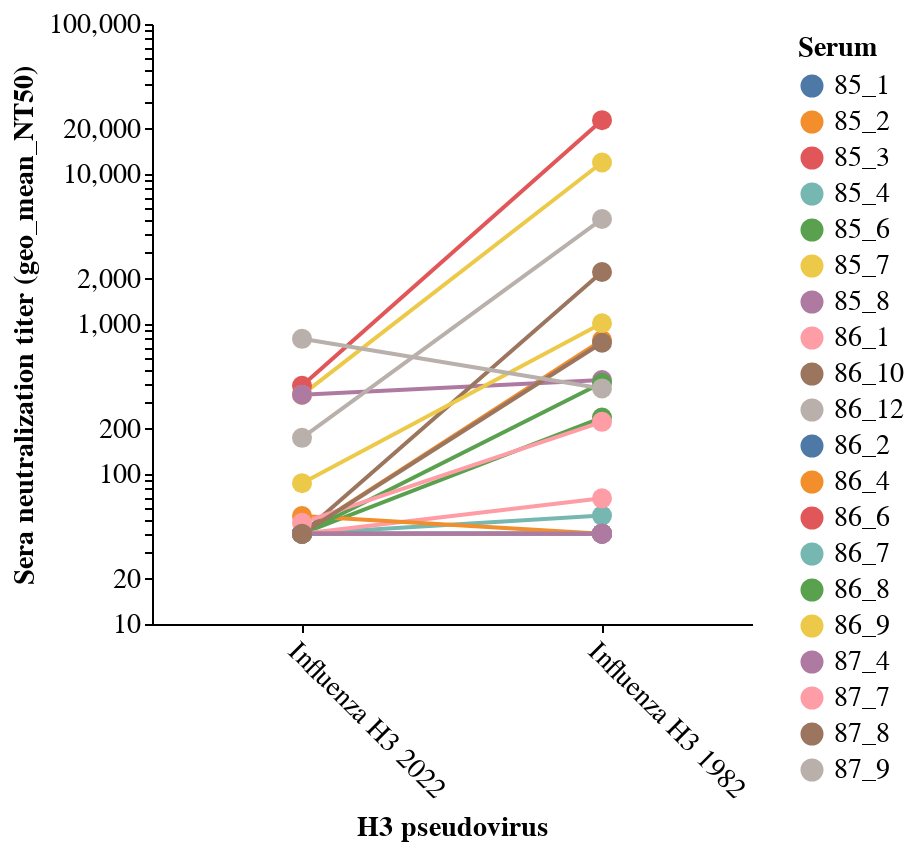

The notebook cell saved with this chart:
### Markdown cell above
## plots

### Code cell
import altair as alt

# Filter the DataFrame to exclude unwanted serum values
filtered_df = H3_IC50_mean[~H3_IC50_mean['serum'].isin(['BEI_neg'])]


# Create the chart for subtype A
chart = alt.Chart(filtered_df).mark_line(
    point=alt.OverlayMarkDef(size=100)
).encode(
    x=alt.X('virus:N', 
            title='H3 pseudovirus', 
            sort=alt.EncodingSortField('virus', order='descending'), 
            axis=alt.Axis(labelAngle=45)),
    y=alt.Y('geo_mean_NT50:Q', 
            title='Sera neutralization titer (geo_mean_NT50)', 
            scale=alt.Scale(type='log')),
    color=alt.Color('serum:N', title='Serum'),
    tooltip=[
        alt.Tooltip('serum:N', title='Serum'),
        alt.Tooltip('virus:N', title='Virus'),
        alt.Tooltip('geo_mean_NT50:Q', title='geo_mean_NT50')
    ]
).properties(
    width=300,  # Width for subtype A chart
    height=300
)

chart

### Figure 1 — Vega-Lite specification as saved in the notebook (floating-point values rounded to 4 significant figures)
{"config": {"background": "transparent", "title": {"fontSize": 20, "fontWeight": "normal", "font": "Helvetica", "anchor": "start", "color": "#000000", "orient": "top", "offset": 5, "subtitleColor": "gray", "subtitleFont": "Helvetica", "subtitleFontWeight": "normal", "subtitleFontSize": 18, "subtitlePadding": 2}, "axis": {"domain": true, "domainColor": "black", "domainWidth": 1, "grid": false, "gridColor": "#DEDDDD", "gridWidth": 0.5, "labelFont": "Helvetica", "labelFontSize": 14, "labelFlush": false, "labelFontWeight": "normal", "labelPadding": 2, "tickColor": "black", "tickSize": 4, "tickWidth": 1, "titleFont": "Helvetica", "titleAlign": "center", "titleFontWeight": "bold", "titleFontSize": 14, "titlePadding": 5}, "legend": {"labelFont": "Helvetica", "labelFontSize": 14, "symbolSize": 100, "titleFont": "Helvetica", "titleFontSize": 14, "titleFontWeight": "bold", "padding": 5, "titleLimit": 200, "gradientLength": 100}, "range": {"category": ["#4e79a7", "#f28e2c", "#e15759", "#76b7b2", "#59a14f", "#edc949", "#af7aa1", "#ff9da7", "#9c755f", "#bab0ab"], "diverging": ["#c7e9b4", "#7fcdbb", "#41b6c4", "#1d91c0", "#225ea8", "#253494"]}, "view": {"stroke": "transparent", "strokeWidth": 0}, "text": {"font": "Helvetica Light", "fontSize": 14}}, "data": {"name": "data-6bc94e13538fbd7973e222f61d71b063"}, "mark": {"type": "line", "point": {"size": 100}}, "encoding": {"color": {"field": "serum", "title": "Serum", "type": "nominal"}, "tooltip": [{"field": "serum", "title": "Serum", "type": "nominal"}, {"field": "virus", "title": "Virus", "type": "nominal"}, {"field": "geo_mean_NT50", "title": "geo_mean_NT50", "type": "quantitative"}], "x": {"axis": {"labelAngle": 45}, "field": "virus", "sort": {"field": "virus", "order": "descending"}, "title": "H3 pseudovirus", "type": "nominal"}, "y": {"field": "geo_mean_NT50", "scale": {"type": "log"}, "title": "Sera neutralization titer (geo_mean_NT50)", "type": "quantitative"}}, "height": 300, "width": 300, "$schema": "https://vega.github.io/schema/vega-lite/v5.20.1.json", "datasets": {"data-6bc94e13538fbd7973e222f61d71b063": [{"virus": "Influenza H3 1982", "serum": "85_1", "geo_mean_NT50": 40.12, "lower": 40.0, "upper": 40.24, "NT50_rep1": 40.24, "NT50_rep2": 40.0}, {"virus": "Influenza H3 1982", "serum": "85_2", "geo_mean_NT50": 780.0, "lower": 548.0, "upper": 1110.0, "NT50_rep1": 1110.0, "NT50_rep2": 548.0}, {"virus": "Influenza H3 1982", "serum": "85_3", "geo_mean_NT50": 22850.0, "lower": 22120.0, "upper": 23600.0, "NT50_rep1": 22120.0, "NT50_rep2": 23600.0}, {"virus": "Influenza H3 1982", "serum": "85_4", "geo_mean_NT50": 52.83, "lower": 41.59, "upper": 67.11, "NT50_rep1": 67.11, "NT50_rep2": 41.59}, {"virus": "Influenza H3 1982", "serum": "85_6", "geo_mean_NT50": 238.1, "lower": 138.9, "upper": 408.1, "NT50_rep1": 408.1, "NT50_rep2": 138.9}, {"virus": "Influenza H3 1982", "serum": "85_7", "geo_mean_NT50": 11930.0, "lower": 8416.0, "upper": 16910.0, "NT50_rep1": 16910.0, "NT50_rep2": 8416.0}, {"virus": "Influenza H3 1982", "serum": "85_8", "geo_mean_NT50": 423.0, "lower": 347.5, "upper": 514.8, "NT50_rep1": 347.5, "NT50_rep2": 514.8}, {"virus": "Influenza H3 1982", "serum": "86_1", "geo_mean_NT50": 68.85, "lower": 45.45, "upper": 104.3, "NT50_rep1": 104.3, "NT50_rep2": 45.45}, {"virus": "Influenza H3 1982", "serum": "86_10", "geo_mean_NT50": 2222.0, "lower": 1311.0, "upper": 3768.0, "NT50_rep1": 3768.0, "NT50_rep2": 1311.0}, {"virus": "Influenza H3 1982", "serum": "86_12", "geo_mean_NT50": 5009.0, "lower": 3197.0, "upper": 7850.0, "NT50_rep1": 7850.0, "NT50_rep2": 3197.0}, {"virus": "Influenza H3 1982", "serum": "86_2", "geo_mean_NT50": 40.0, "lower": 40.0, "upper": 40.0, "NT50_rep1": 40.0, "NT50_rep2": 40.0}, {"virus": "Influenza H3 1982", "serum": "86_4", "geo_mean_NT50": 40.0, "lower": 40.0, "upper": 40.0, "NT50_rep1": 40.0, "NT50_rep2": 40.0}, {"virus": "Influenza H3 1982", "serum": "86_6", "geo_mean_NT50": 40.0, "lower": 40.0, "upper": 40.0, "NT50_rep1": 40.0, "NT50_rep2": 40.0}, {"virus": "Influenza H3 1982", "serum": "86_7", "geo_mean_NT50": 40.0, "lower": 40.0, "upper": 40.0, "NT50_rep1": 40.0, "NT50_rep2": 40.0}, {"virus": "Influenza H3 1982", "serum": "86_8", "geo_mean_NT50": 406.1, "lower": 212.5, "upper": 776.1, "NT50_rep1": 776.1, "NT50_rep2": 212.5}, {"virus": "Influenza H3 1982", "serum": "86_9", "geo_mean_NT50": 1012.0, "lower": 838.1, "upper": 1222.0, "NT50_rep1": 1222.0, "NT50_rep2": 838.1}, {"virus": "Influenza H3 1982", "serum": "87_4", "geo_mean_NT50": 40.0, "lower": 40.0, "upper": 40.0, "NT50_rep1": 40.0, "NT50_rep2": 40.0}, {"virus": "Influenza H3 1982", "serum": "87_7", "geo_mean_NT50": 222.7, "lower": 99.25, "upper": 499.6, "NT50_rep1": 499.6, "NT50_rep2": 99.25}, {"virus": "Influenza H3 1982", "serum": "87_8", "geo_mean_NT50": 750.4, "lower": 541.2, "upper": 1041.0, "NT50_rep1": 1041.0, "NT50_rep2": 541.2}, {"virus": "Influenza H3 1982", "serum": "87_9", "geo_mean_NT50": 372.0, "lower": 241.0, "upper": 574.2, "NT50_rep1": 574.2, "NT50_rep2": 241.0}, {"virus": "Influenza H3 2022", "serum": "85_1", "geo_mean_NT50": 40.0, "lower": 40.0, "upper": 40.0, "NT50_rep1": 40.0, "NT50_rep2": 40.0}, {"virus": "Influenza H3 2022", "serum": "85_2", "geo_mean_NT50": 40.0, "lower": 40.0, "upper": 40.0, "NT50_rep1": 40.0, "NT50_rep2": 40.0}, {"virus": "Influenza H3 2022", "serum": "85_3", "geo_mean_NT50": 387.3, "lower": 236.0, "upper": 635.6, "NT50_rep1": 635.6, "NT50_rep2": 236.0}, {"virus": "Influenza H3 2022", "serum": "85_4", "geo_mean_NT50": 40.0, "lower": 40.0, "upper": 40.0, "NT50_rep1": 40.0, "NT50_rep2": 40.0}, {"virus": "Influenza H3 2022", "serum": "85_6", "geo_mean_NT50": 40.0, "lower": 40.0, "upper": 40.0, "NT50_rep1": 40.0, "NT50_rep2": 40.0}, {"virus": "Influenza H3 2022", "serum": "85_7", "geo_mean_NT50": 336.6, "lower": 180.7, "upper": 626.7, "NT50_rep1": 626.7, "NT50_rep2": 180.7}, {"virus": "Influenza H3 2022", "serum": "85_8", "geo_mean_NT50": 338.2, "lower": 193.5, "upper": 590.8, "NT50_rep1": 590.8, "NT50_rep2": 193.5}, {"virus": "Influenza H3 2022", "serum": "86_1", "geo_mean_NT50": 40.0, "lower": 40.0, "upper": 40.0, "NT50_rep1": 40.0, "NT50_rep2": 40.0}, {"virus": "Influenza H3 2022", "serum": "86_10", "geo_mean_NT50": 40.0, "lower": 40.0, "upper": 40.0, "NT50_rep1": 40.0, "NT50_rep2": 40.0}, {"virus": "Influenza H3 2022", "serum": "86_12", "geo_mean_NT50": 174.2, "lower": 142.5, "upper": 213.0, "NT50_rep1": 213.0, "NT50_rep2": 142.5}, {"virus": "Influenza H3 2022", "serum": "86_2", "geo_mean_NT50": 40.0, "lower": 40.0, "upper": 40.0, "NT50_rep1": 40.0, "NT50_rep2": 40.0}, {"virus": "Influenza H3 2022", "serum": "86_4", "geo_mean_NT50": 52.45, "lower": 40.0, "upper": 68.77, "NT50_rep1": 68.77, "NT50_rep2": 40.0}, {"virus": "Influenza H3 2022", "serum": "86_6", "geo_mean_NT50": 40.0, "lower": 40.0, "upper": 40.0, "NT50_rep1": 40.0, "NT50_rep2": 40.0}, {"virus": "Influenza H3 2022", "serum": "86_7", "geo_mean_NT50": 40.0, "lower": 40.0, "upper": 40.0, "NT50_rep1": 40.0, "NT50_rep2": 40.0}, {"virus": "Influenza H3 2022", "serum": "86_8", "geo_mean_NT50": 40.0, "lower": 40.0, "upper": 40.0, "NT50_rep1": 40.0, "NT50_rep2": 40.0}, {"virus": "Influenza H3 2022", "serum": "86_9", "geo_mean_NT50": 86.88, "lower": 40.0, "upper": 188.7, "NT50_rep1": 188.7, "NT50_rep2": 40.0}, {"virus": "Influenza H3 2022", "serum": "87_4", "geo_mean_NT50": 40.0, "lower": 40.0, "upper": 40.0, "NT50_rep1": 40.0, "NT50_rep2": 40.0}, {"virus": "Influenza H3 2022", "serum": "87_7", "geo_mean_NT50": 47.35, "lower": 40.0, "upper": 56.06, "NT50_rep1": 56.06, "NT50_rep2": 40.0}, {"virus": "Influenza H3 2022", "serum": "87_8", "geo_mean_NT50": 40.0, "lower": 40.0, "upper": 40.0, "NT50_rep1": 40.0, "NT50_rep2": 40.0}, {"virus": "Influenza H3 2022", "serum": "87_9", "geo_mean_NT50": 796.3, "lower": 559.3, "upper": 1134.0, "NT50_rep1": 1134.0, "NT50_rep2": 559.3}]}}
